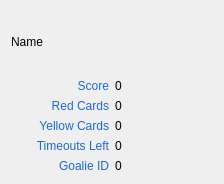
<?xml version="1.0" encoding="UTF-8"?>
<ui version="4.0">
 <class>Form</class>
 <widget class="QWidget" name="Form">
  <property name="geometry">
   <rect>
    <x>0</x>
    <y>0</y>
    <width>224</width>
    <height>184</height>
   </rect>
  </property>
  <property name="windowTitle">
   <string>Form</string>
  </property>
  <layout class="QVBoxLayout" name="verticalLayout">
   <item>
    <widget class="QLabel" name="name">
     <property name="text">
      <string>Name</string>
     </property>
    </widget>
   </item>
   <item>
    <layout class="QGridLayout" name="gridLayout">
     <item row="0" column="0">
      <widget class="QLabel" name="score_text">
       <property name="text">
        <string>&lt;html&gt;&lt;head/&gt;&lt;body&gt;&lt;p&gt;&lt;span style=&quot; color:#1b6bd3;&quot;&gt;Score&lt;/span&gt;&lt;/p&gt;&lt;/body&gt;&lt;/html&gt;</string>
       </property>
       <property name="scaledContents">
        <bool>false</bool>
       </property>
       <property name="alignment">
        <set>Qt::AlignRight|Qt::AlignTrailing|Qt::AlignVCenter</set>
       </property>
      </widget>
     </item>
     <item row="0" column="1">
      <widget class="QLabel" name="score">
       <property name="text">
        <string>0</string>
       </property>
      </widget>
     </item>
     <item row="1" column="0">
      <widget class="QLabel" name="redCards_text">
       <property name="text">
        <string>&lt;html&gt;&lt;head/&gt;&lt;body&gt;&lt;p&gt;&lt;span style=&quot; color:#1b6bd3;&quot;&gt;Red Cards&lt;/span&gt;&lt;/p&gt;&lt;/body&gt;&lt;/html&gt;</string>
       </property>
       <property name="alignment">
        <set>Qt::AlignRight|Qt::AlignTrailing|Qt::AlignVCenter</set>
       </property>
      </widget>
     </item>
     <item row="1" column="1">
      <widget class="QLabel" name="redCards">
       <property name="text">
        <string>0</string>
       </property>
      </widget>
     </item>
     <item row="2" column="0">
      <widget class="QLabel" name="yellowCards_text">
       <property name="text">
        <string>&lt;html&gt;&lt;head/&gt;&lt;body&gt;&lt;p&gt;&lt;span style=&quot; color:#1b6bd3;&quot;&gt;Yellow Cards&lt;/span&gt;&lt;/p&gt;&lt;/body&gt;&lt;/html&gt;</string>
       </property>
       <property name="alignment">
        <set>Qt::AlignRight|Qt::AlignTrailing|Qt::AlignVCenter</set>
       </property>
      </widget>
     </item>
     <item row="2" column="1">
      <widget class="QLabel" name="yellowCards">
       <property name="text">
        <string>0</string>
       </property>
      </widget>
     </item>
     <item row="3" column="0">
      <widget class="QLabel" name="timeoutsLeft_text">
       <property name="text">
        <string>&lt;html&gt;&lt;head/&gt;&lt;body&gt;&lt;p&gt;&lt;span style=&quot; color:#1b6bd3;&quot;&gt;Timeouts Left&lt;/span&gt;&lt;/p&gt;&lt;/body&gt;&lt;/html&gt;</string>
       </property>
       <property name="alignment">
        <set>Qt::AlignRight|Qt::AlignTrailing|Qt::AlignVCenter</set>
       </property>
      </widget>
     </item>
     <item row="3" column="1">
      <widget class="QLabel" name="timeoutsLeft">
       <property name="text">
        <string>0</string>
       </property>
      </widget>
     </item>
     <item row="4" column="0">
      <widget class="QLabel" name="goalieId_text">
       <property name="text">
        <string>&lt;html&gt;&lt;head/&gt;&lt;body&gt;&lt;p&gt;&lt;span style=&quot; color:#1b6bd3;&quot;&gt;Goalie ID&lt;/span&gt;&lt;/p&gt;&lt;/body&gt;&lt;/html&gt;</string>
       </property>
       <property name="alignment">
        <set>Qt::AlignRight|Qt::AlignTrailing|Qt::AlignVCenter</set>
       </property>
      </widget>
     </item>
     <item row="4" column="1">
      <widget class="QLabel" name="goalieId">
       <property name="text">
        <string>0</string>
       </property>
      </widget>
     </item>
    </layout>
   </item>
  </layout>
 </widget>
 <resources/>
 <connections/>
</ui>
